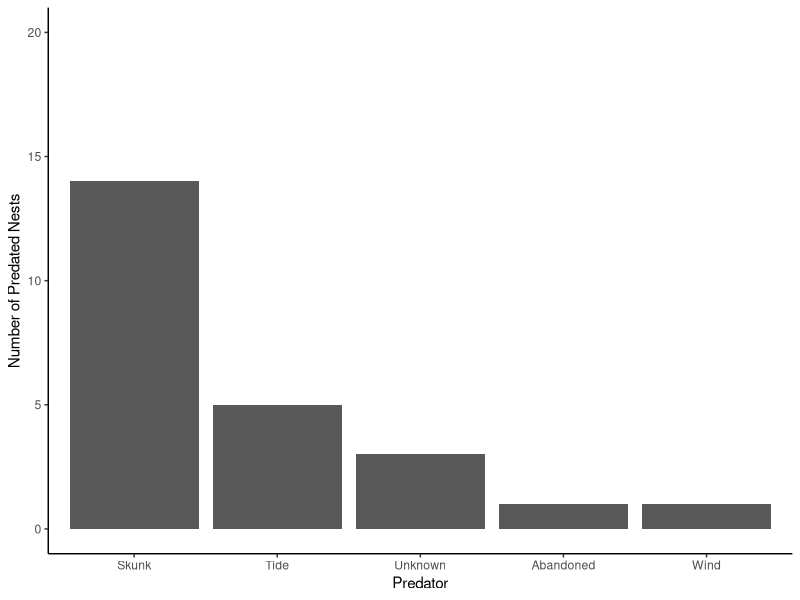

Reproduce this figure in R. (Note: this script raises an error after producing the figure.)
## ---- chunk 1
knitr::opts_chunk$set(echo = TRUE)
## ---- chunk 2
# Load packages and read Snowy Plover csv file

library(tidyverse)
library(ggplot2)
library(RColorBrewer)
library(gganimate)
library(lubridate)
snowyplover <- read_csv("SnowyPlover.csv")

## ---- chunk 3
# Count table filtered by specific year
predation <- snowyplover %>% 
  select(year, failure_cause) %>% 
  filter( failure_cause != "NA") %>%
  filter( year == "2015") %>% 
  count(failure_cause, year) %>%
  arrange(-n) %>% 
  mutate( failure_cause = factor(failure_cause, levels = failure_cause))

# Graph using filtered count table
predators_graph <- ggplot(predation, aes( x = failure_cause, y = n)) +
  geom_col() +
  xlab("Predator") +
      ylab("Number of Predated Nests") +
      scale_y_continuous(limits = c(0,20), breaks = c(0,5,10,15,20)) +
      theme_classic()

predators_graph2
## ---- chunk 4
# Data wrangling with Snowy Plover breeding data

breeding <- snowyplover %>% 
  select( year, total_eggs, eggs_hatched, chicks_fledged) %>% 
  mutate( nests = 1)
 
# Removing NA, ".", ?, and uncomfirmed
breeding[is.na(breeding)] <- 0
breeding[ breeding == "." | breeding == "unconfirmed" | breeding == "?"] <- 0

# Coerce to numeric class
breeding = as.data.frame(sapply(breeding, as.numeric))

# Creating count table by year and by breeding stage

breeding_table <- breeding %>% 
  group_by(year) %>% 
  summarise( nests = sum(nests), eggs = sum(total_eggs), hatched = sum(eggs_hatched), fledged = sum(chicks_fledged)) %>% 
  gather("stage", "count", 2:5)


# Graph
breeding_graph <- ggplot(breeding_table, aes(x = year, y = count, group = stage)) +
  geom_line(aes(color = stage)) +
  theme_classic() +
  geom_point( aes(color = stage)) +
  transition_reveal(year)
breeding_graph

## ---- chunk 5

shorebirds <- read_csv("COPR_Shorebird.csv")
#read shorebird data

## ---- chunk 6

#Shorebird abundance by location for 2015

bird_2015 <- shorebirds %>% 
    filter(Year == "2015") #Filter data set by year (use radio buttons or drop down menu to select)

bird_2015_graph <- ggplot(bird_2015, aes(x=Polygon_Location))+
  geom_bar()+
  labs(x= "Location", y = "Number Observed", title = "Shorebird Abundance at COPR (2015)")+ 
  theme_classic()+
  theme(plot.title = element_text(hjust = 0.5)) #histogram for locations of where shorebirds were found in beach polygons

#Maybe add a map to this page of polygons

bird_2015_graph

## ---- chunk 7
#Shorebird abundance by location for 2015

bird_2016 <- shorebirds %>% 
    filter(Year == "2016") #Filter data set by year (use radio buttons or drop down menu to select)

bird_2016_graph <- ggplot(bird_2016, aes(x=Polygon_Location))+
  geom_bar()+
  labs(x= "Location", y = "Number Observed", title = "Shorebird Abundance at COPR (2016)")+ 
  theme_classic()+
  theme(plot.title = element_text(hjust = 0.5)) #histogram for locations of where shorebirds were found in beach polygons

#Maybe add a map to this page of polygons

bird_2016_graph

## ---- chunk 8

#Shorebird abundance by location for 2015

bird_2017 <- shorebirds %>% 
    filter(Year == "2017") #Filter data set by year (use radio buttons or drop down menu to select)

bird_2017_graph <- ggplot(bird_2015, aes(x=Polygon_Location))+
  geom_bar()+
  labs(x= "Location", y = "Number Observed", title = "Shorebird Abundance at COPR (2017)")+ 
  theme_classic()+
  theme(plot.title = element_text(hjust = 0.5)) #histogram for locations of where shorebirds were found in beach polygons

#Maybe add a map to this page of polygons

bird_2017_graph

## ---- chunk 9
#Add code for 2018 dat here when we have it

## ---- chunk 10
#Shorebird diversity by location for 2015

bird_2015_sp <- shorebirds %>% 
    filter(Year == "2015") %>% #Filter data set by year (use radio buttons or drop down menu to select)
  group_by(Species) %>% 
  count(Polygon_Location, Species) #Turn list of observed species into counts of how many different species observed
  

bird_2015_sp_graph <- ggplot(bird_2015_sp, aes(x=Polygon_Location))+
  geom_bar()+
  labs(x= "Location", y = "Number of Species Observed", title = "Shorebird Diversity at COPR (2015)")+ 
  theme_classic()+
  theme(plot.title = element_text(hjust = 0.5)) #bar graph for number of species found in beach polygons 

#Maybe add a map to this page of polygons

bird_2015_sp_graph

## ---- chunk 11
#Shorebird diversity by location for 2016

bird_2016_sp <- shorebirds %>% 
    filter(Year == "2016") %>% #Filter data set by year (use radio buttons or drop down menu to select)
  group_by(Species) %>% 
  count(Polygon_Location, Species) #Turn list of observed species into counts of how many different species observed
  

bird_2016_sp_graph <- ggplot(bird_2016_sp, aes(x=Polygon_Location))+
  geom_bar()+
  labs(x= "Location", y = "Number of Species Observed", title = "Shorebird Diversity at COPR (2016)")+ 
  theme_classic()+
  theme(plot.title = element_text(hjust = 0.5)) #bar graph for number of species found in beach polygons 

#Maybe add a map to this page of polygons

bird_2016_sp_graph

## ---- chunk 12
#Shorebird diversity by location for 2017

bird_2017_sp <- shorebirds %>% 
    filter(Year == "2017") %>% #Filter data set by year (use radio buttons or drop down menu to select)
  group_by(Species) %>% 
  count(Polygon_Location, Species) #Turn list of observed species into counts of how many different species observed
  

bird_2017_sp_graph <- ggplot(bird_2017_sp, aes(x=Polygon_Location))+
  geom_bar()+
  labs(x= "Location", y = "Number of Species Observed", title = "Shorebird Diversity at COPR (2017)")+ 
  theme_classic()+
  theme(plot.title = element_text(hjust = 0.5)) #bar graph for number of species found in beach polygons 

#Maybe add a map to this page of polygons

bird_2017_sp_graph

## ---- chunk 13
#Add 2018 data when we get it
## ---- chunk 14
# Wrangling data for top bird species

#Converted dates into standard formate
shorebirds$Date <- as.Date(shorebirds$Date, "%m/%d/%Y")

# Top species by year
top_by_year2 <- shorebirds %>%
  mutate( Month = month(Date)) %>%
  select(Month, Year, Species, Count) %>% 
  filter( Year == 2015) %>% 
  group_by(Species) %>% 
  summarize( count = sum(Count)) %>% 
  arrange(-count) %>% 
  head(as.numeric("4"))



# Monthly data filtered for top species by year
top_filtered2 <-  shorebirds %>%
  mutate( Month = month(Date)) %>%
  select(Month, Year, Species, Count) %>% 
  filter( Year == 2015) %>% 
  group_by(Month, Species)%>%
  summarise( count = sum(Count))%>% 
  arrange(Species, -count)

top_graph <- ggplot( top_filtered2[top_filtered2$Species %in% top_by_year2$Species,], aes( x = Month, y = count)) + geom_col() + 
facet_wrap(~Species) +
theme_classic() +
scale_x_continuous(breaks = c(1,2,3,4,5,6,7,8,9,10,11,12))

top_graph

## ---- chunk 15
# List of bird codes and names

bird_codes <- shorebirds %>% 
  select(Species) %>% 
  group_by(Species) %>% 
  count() %>% 
  arrange(-n)

bird_names <- read_csv("bird_names.csv")
